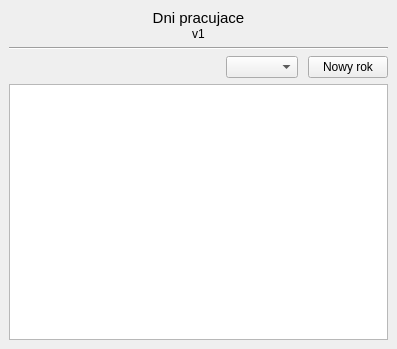
<?xml version="1.0" encoding="UTF-8"?>
<ui version="4.0">
 <class>Form</class>
 <widget class="QWidget" name="Form">
  <property name="geometry">
   <rect>
    <x>0</x>
    <y>0</y>
    <width>397</width>
    <height>349</height>
   </rect>
  </property>
  <property name="windowTitle">
   <string>Form</string>
  </property>
  <layout class="QGridLayout" name="gridLayout">
   <property name="leftMargin">
    <number>0</number>
   </property>
   <property name="topMargin">
    <number>0</number>
   </property>
   <property name="rightMargin">
    <number>0</number>
   </property>
   <property name="bottomMargin">
    <number>0</number>
   </property>
   <property name="spacing">
    <number>0</number>
   </property>
   <item row="0" column="0">
    <widget class="QWidget" name="widget" native="true">
     <layout class="QVBoxLayout" name="verticalLayout_3">
      <item>
       <widget class="QWidget" name="widget_2" native="true">
        <layout class="QVBoxLayout" name="verticalLayout">
         <property name="spacing">
          <number>0</number>
         </property>
         <property name="leftMargin">
          <number>0</number>
         </property>
         <property name="topMargin">
          <number>0</number>
         </property>
         <property name="rightMargin">
          <number>0</number>
         </property>
         <property name="bottomMargin">
          <number>0</number>
         </property>
         <item>
          <widget class="QLabel" name="label">
           <property name="font">
            <font>
             <pointsize>11</pointsize>
            </font>
           </property>
           <property name="text">
            <string>Dni pracujace</string>
           </property>
           <property name="alignment">
            <set>Qt::AlignCenter</set>
           </property>
          </widget>
         </item>
         <item>
          <widget class="QLabel" name="label_2">
           <property name="text">
            <string>v1</string>
           </property>
           <property name="alignment">
            <set>Qt::AlignCenter</set>
           </property>
          </widget>
         </item>
        </layout>
       </widget>
      </item>
      <item>
       <widget class="Line" name="line">
        <property name="orientation">
         <enum>Qt::Horizontal</enum>
        </property>
       </widget>
      </item>
      <item>
       <widget class="QWidget" name="widget_3" native="true">
        <layout class="QHBoxLayout" name="horizontalLayout">
         <property name="spacing">
          <number>10</number>
         </property>
         <property name="leftMargin">
          <number>0</number>
         </property>
         <property name="topMargin">
          <number>0</number>
         </property>
         <property name="rightMargin">
          <number>0</number>
         </property>
         <property name="bottomMargin">
          <number>0</number>
         </property>
         <item>
          <spacer name="horizontalSpacer_2">
           <property name="orientation">
            <enum>Qt::Horizontal</enum>
           </property>
           <property name="sizeHint" stdset="0">
            <size>
             <width>180</width>
             <height>20</height>
            </size>
           </property>
          </spacer>
         </item>
         <item>
          <widget class="QComboBox" name="comboRok"/>
         </item>
         <item>
          <widget class="QPushButton" name="btn_zapisz">
           <property name="text">
            <string>Nowy rok</string>
           </property>
          </widget>
         </item>
        </layout>
       </widget>
      </item>
      <item>
       <widget class="QTableWidget" name="tab_dane"/>
      </item>
     </layout>
    </widget>
   </item>
  </layout>
 </widget>
 <resources/>
 <connections/>
</ui>
